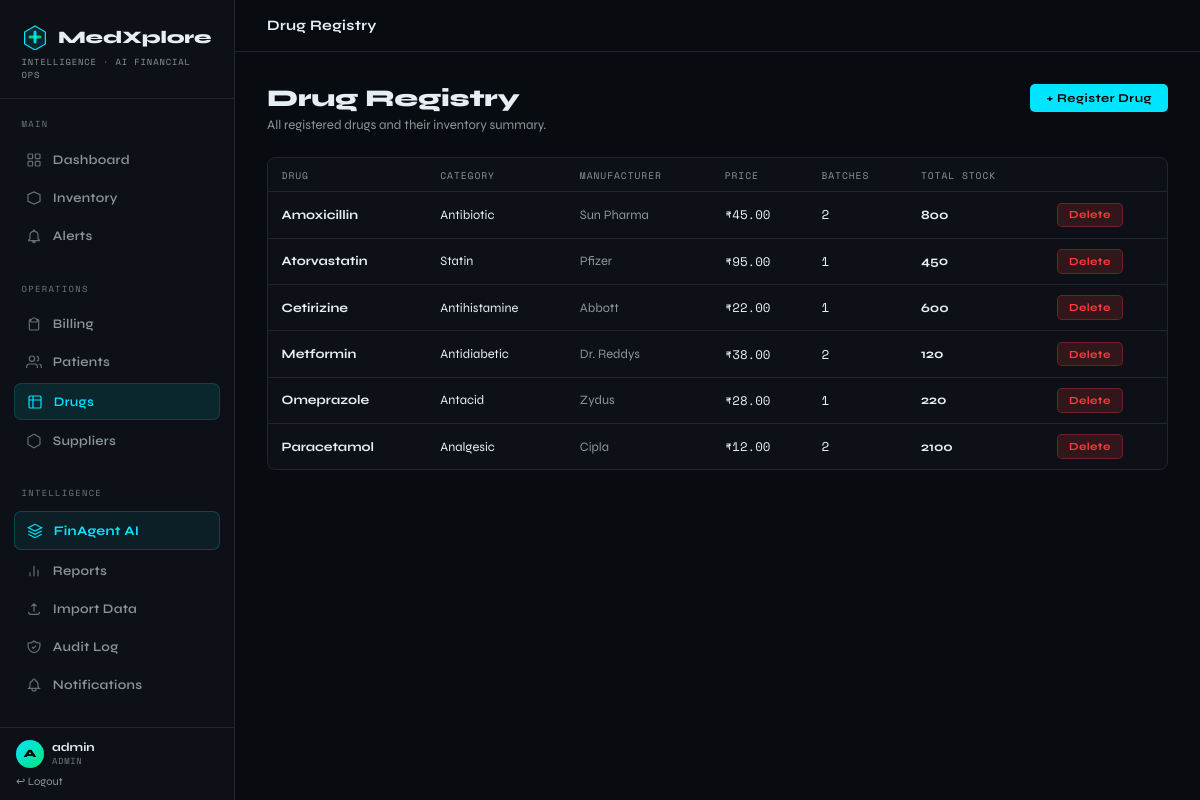
The page /drugs (signed in) on the database its author committed.
### tables this page shows
CREATE TABLE Drug (
    drug_id INTEGER PRIMARY KEY AUTOINCREMENT,
    name TEXT NOT NULL, category TEXT NOT NULL DEFAULT 'General',
    manufacturer TEXT NOT NULL DEFAULT 'Unknown', price REAL NOT NULL DEFAULT 0.0,
    med_id INTEGER, FOREIGN KEY (med_id) REFERENCES MedicineCatalog(med_id)
);

### app.py (the view)
@app.route("/drugs")
@login_required
def drugs():
    return render_template("drugs.html",
        drugs=query("""SELECT d.drug_id,d.name,d.category,d.manufacturer,d.price,
               COUNT(b.batch_id) AS batches, COALESCE(SUM(b.quantity),0) AS total_qty
        FROM Drug d LEFT JOIN Batch b ON d.drug_id=b.drug_id
        GROUP BY d.drug_id ORDER BY d.name"""),
        suppliers=query("SELECT * FROM Supplier ORDER BY name"))

### app.py (called while the page is built)
def get_db():
    if "db" not in g:
        g.db = sqlite3.connect(DB_PATH)
        g.db.row_factory = sqlite3.Row
        g.db.execute("PRAGMA foreign_keys = ON")
    return g.db

def query(sql, args=(), one=False):
    cur = get_db().execute(sql, args)
    rv  = cur.fetchall()
    return (rv[0] if rv else None) if one else rv

def login_required(f):
    from functools import wraps
    @wraps(f)
    def d(*a, **kw):
        if "user" not in session: return redirect(url_for("login"))
        return f(*a, **kw)
    return d

@app.context_processor
def inject_globals():
    stats = None
    try:
        if "user" in session:
            stats = get_stats()
    except Exception:
        pass
    return {"now": datetime.now(), "stats": stats}

### templates/drugs.html (shortened to what this page needs)
{% extends "base.html" %}
{% block topbar_title %}Drug Registry{% endblock %}
{% block content %}
<div style="display:flex;justify-content:space-between;align-items:flex-start;margin-bottom:1.5rem;flex-wrap:wrap;gap:.75rem">
  <div class="page-header" style="margin:0"><h1>Drug Registry</h1><p>All registered drugs and their inventory summary.</p></div>
  <button class="btn btn-primary" onclick="document.getElementById('addDrugModal').classList.add('open')">+ Register Drug</button>
</div>
<div class="card">
  <table>
    <thead><tr><th>Drug</th><th>Category</th><th>Manufacturer</th><th>Price</th><th>Batches</th><th>Total Stock</th>{% if session.user.role=='admin' %}<th></th>{% endif %}</tr></thead>
    <tbody>
    {% for d in drugs %}
    <tr>
      <td style="font-weight:700">{{ d.name }}</td>
      <td>{{ d.category }}</td>
      <td style="color:var(--muted)">{{ d.manufacturer }}</td>
      <td style="font-family:var(--font-mono);font-size:.78rem">₹{{ "%.2f"|format(d.price) }}</td>
      <td style="font-family:var(--font-mono)">{{ d.batches }}</td>
      <td style="font-weight:700;color:{% if d.total_qty < 100 %}var(--orange){% else %}var(--text){% endif %}">{{ d.total_qty }}</td>
      {% if session.user.role=='admin' %}
      <td><a href="{{ url_for('delete_drug',drug_id=d.drug_id) }}" class="btn btn-danger btn-sm" onclick="return confirm('Delete drug and all batches?')">Delete</a></td>
      {% endif %}
    </tr>
    {% else %}
    <tr><td colspan="7"><div class="empty-msg">No drugs registered</div></td></tr>
    {% endfor %}
    </tbody>
  </table>
</div>
{% endblock %}

### templates/base.html (style rules this page uses)
:root { --bg:#080c10; --surface:#0d1117; --surface2:#161b22; --surface3:#1c2128; --border:#21262d; --border2:#30363d; --text:#e6edf3; --muted:#8b949e; --muted2:#6e7681; --accent:#00e5ff; --accent2:#00b4cc; --green:#00e576; --yellow:#f0c040; --orange:#ff8800; --red:#ff3b3b; --sidebar:235px; --font-head:'Syne',sans-serif; --font-mono:'Space Mono',monospace; }
*,*::before,*::after { box-sizing:border-box;margin:0;padding:0 }
html { scroll-behavior:smooth }
body { background:var(--bg);color:var(--text);font-family:var(--font-head);min-height:100vh;display:flex }
.page-header { margin-bottom:1.75rem }
.page-header h1 { font-size:1.5rem;font-weight:800;letter-spacing:-.01em }
.page-header p { color:var(--muted);font-size:.82rem;margin-top:.25rem }
.card { background:var(--surface);border:1px solid var(--border);border-radius:8px }
table { width:100%;border-collapse:collapse;font-size:.8rem }
thead th { font-family:var(--font-mono);font-size:.6rem;letter-spacing:.1em;text-transform:uppercase;color:var(--muted);padding:.6rem .85rem;text-align:left;border-bottom:1px solid var(--border);font-weight:400 }
tbody td { padding:.65rem .85rem;border-bottom:1px solid var(--border);vertical-align:middle }
tbody tr:last-child td { border-bottom:none }
.btn { display:inline-flex;align-items:center;gap:.4rem;font-family:var(--font-head);font-size:.75rem;font-weight:700;letter-spacing:.04em;padding:.45rem 1rem;border-radius:5px;cursor:pointer;border:none;transition:all .15s;text-decoration:none;white-space:nowrap }
.btn-primary { background:var(--accent);color:#000 }
.btn-danger { background:rgba(255,59,59,.15);color:var(--red);border:1px solid rgba(255,59,59,.3) }
.btn-sm { font-size:.68rem;padding:.3rem .7rem }

### rows shown on the page
Drug: name "Amoxicillin", category "Antibiotic", manufacturer "Sun Pharma", price "45.00", batches "2", total_qty "800"
Drug: name "Atorvastatin", category "Statin", manufacturer "Pfizer", price "95.00", batches "1", total_qty "450"
Drug: name "Cetirizine", category "Antihistamine", manufacturer "Abbott", price "22.00", batches "1", total_qty "600"
Drug: name "Metformin", category "Antidiabetic", manufacturer "Dr. Reddys", price "38.00", batches "2", total_qty "120"
Drug: name "Omeprazole", category "Antacid", manufacturer "Zydus", price "28.00", batches "1", total_qty "220"
Drug: name "Paracetamol", category "Analgesic", manufacturer "Cipla", price "12.00", batches "2", total_qty "2100"

### other values the page prints
{{ session.user.username[0].upper() }} "A"
{{ session.user.username }} "admin"
{{ session.user.role }} "ADMIN"
